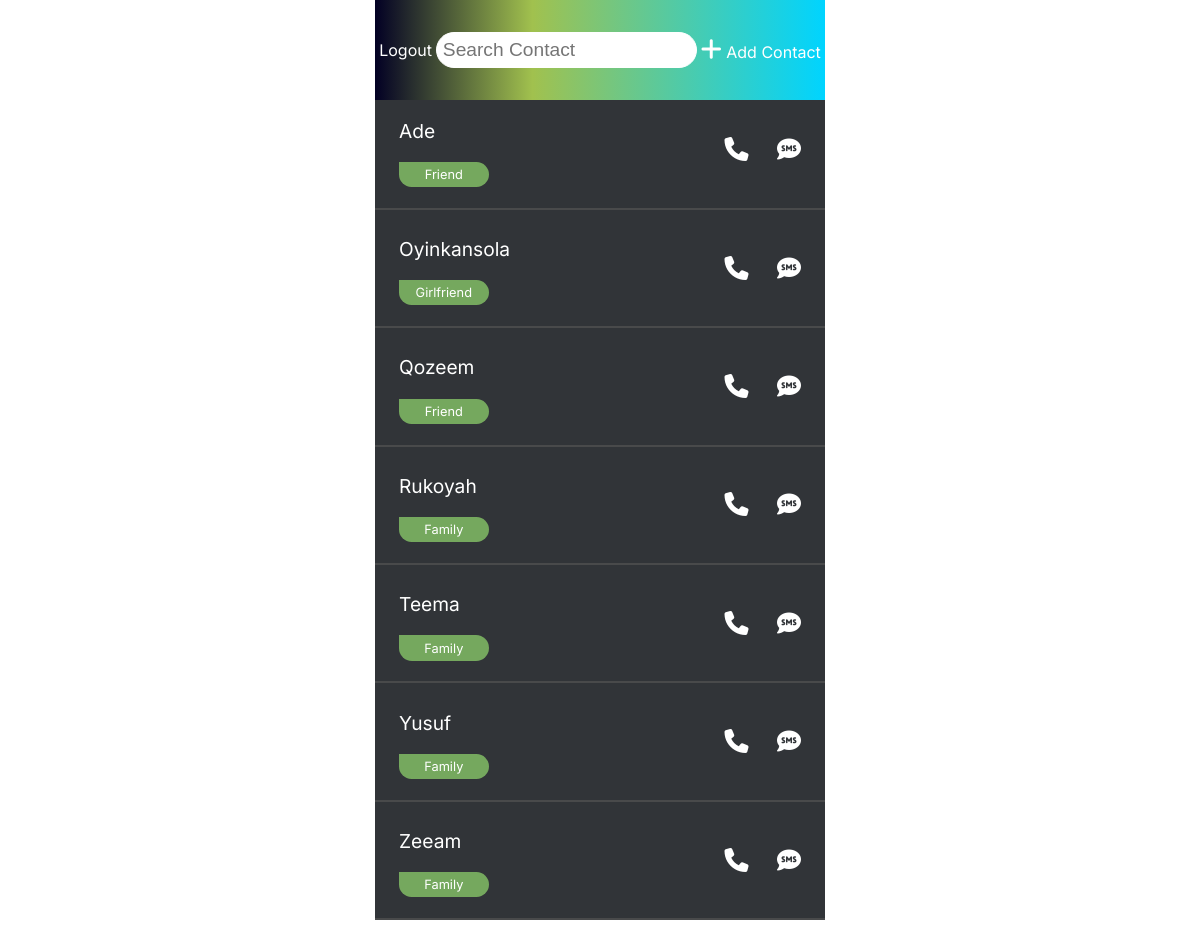
Screenshot of / (signed in) with the database file from the repository.
### base/models.py (models this page shows, shortened)
class Contact(models.Model):
    full_name = models.CharField(max_length=100)
    relationship = models.CharField(max_length=50)
    phone_number = models.CharField(max_length=50)
    email = models.EmailField(max_length=100)
    address = models.CharField(max_length=200)
    class Meta:
        ordering = ['full_name']

### base/views.py (the view)
# urls.py: path('', HomeView.as_view(), name='home'),
class HomeView(LoginRequiredMixin, ListView):
    model = Contact
    template_name = 'contact.html'
    context_object_name = 'contacts'
    def get_context_data(self, **kwargs):
        context = super().get_context_data(**kwargs)
        search_input = self.request.GET.get('search-area') or ''
        if search_input:
            context['contacts'] = context ['contacts'].filter(full_name__startswith=search_input)
            context['search_input'] = search_input
        return context

### base/templates/contact.html (shortened to what this page needs)
{% load static %}
{% block content %}
<!DOCTYPE html>
<html lang="en">
<head>
    <link rel="stylesheet" type="text/css" href="{% static 'style.css' %}">
</head>
<body>
    <div class="container">
    <header class="header">
        {%if user.is_authenticated%}
        <a href="{% url 'logout' %}">Logout</a>
        {%endif%}
        <form class="search-bar" action="">
           <input type="search-name" class="contact-search" name="search-area" value="{{ search_input }}" placeholder="Search Contact">
        </form>
        <a href="{% url 'create-contact' %}"><i class="fa-solid fa-plus"></i> Add Contact</a>
      </header>
    <section class="contacts-library">
        <ul class="contacts-list">
         {% for contact in contacts %}
            <a href="{% url 'contact-detail' contact.id %}">
            <div class="contact-section">
                 <li class="list__item">
                    <p class="contact-name">{{contact.full_name}}</p>
                    <p class="relationship">{{contact.relationship}}</p>
                 </li>
                 <li class="list__item">
                    <i class="fa-solid fa-phone"></i>
                    <i class="fa-solid fa-comment-sms text"></i>
                 </li>
            </div>
         </a>
            <hr>
             {% empty %}
        <h3 style="padding:20px;">No Contact found...</h3>
            {% endfor %}
       </ul>
    </section>
    </div>
</body>
</html>
{% endblock %}

### base/static/style.css (style rules this page uses)
body { font-family: 'Inter', sans-serif; margin: 0; color: #fff; }
.container { max-width: 450px; min-height: 100vh; margin: 0 auto; background-color: #313438; }
.header { display: flex; justify-content: space-evenly; background: linear-gradient(90deg, rgba(2,0,36,1) 0%, rgba(161,193,78,1) 35%, rgba(0,212,255,1) 100%); padding: 2em 0; align-items: center; }
.contact-search { font-size: 1.2em; padding: .3em; border-radius: 100px; border: 1px solid #fff; outline: none; }
i { font-size: 1.5em; }
.contact-name { font-size: 1.2em; }
ul { margin: 0; padding: 0; width: 100%; }
hr { border: 1px solid #494a4b; }
.list__item { list-style: none; }
.relationship { width: 6em; text-align: center; padding: .4em .5em; border-radius: 100px; border-top-left-radius: 0; background-color: #75a85e; font-size: .8em; }
.contact-section { display: flex; justify-content: space-between; align-items: center; padding: 0 1.5em; transition: 0.3s; }
.text { padding-left: 1em; }
a { text-decoration: none; color: #fff; }

### rows the page displays
Contact: full_name "Ade", relationship "Friend"
Contact: full_name "Oyinkansola", relationship "Girlfriend"
Contact: full_name "Qozeem", relationship "Friend"
Contact: full_name "Rukoyah", relationship "Family"
Contact: full_name "Teema", relationship "Family"
Contact: full_name "Yusuf", relationship "Family"
Contact: full_name "Zeeam", relationship "Family"
